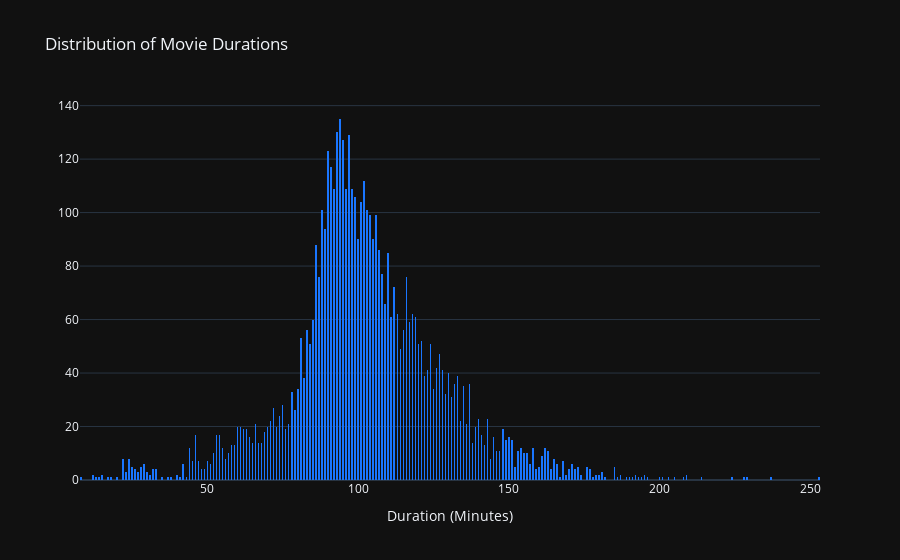

The notebook cell this image was saved under:
### Code cell
# Change the x data to movie['duration']
trace = go.Histogram(
    x=movie['duration'],  # Use movie duration for x-axis
    xbins=dict(size=0.5),
    marker=dict(color='rgb(26, 118, 255)')
)

layout = go.Layout(
    template="plotly_dark",  # Dark theme layout
    title='Distribution of Movie Durations',  # Title of the plot
    xaxis=dict(title='Duration (Minutes)')  # X-axis label
)

fig = go.Figure(data=[trace], layout=layout)
fig.show()

### Figure 1 — Plotly figure (JSON) as saved in the notebook; plotly's stock layout.template omitted (floating-point values rounded to 4 significant figures; data arrays with more than 128 entries replaced by an {"elided": "..."} marker saying what was removed)
{"data": [{"marker": {"color": "rgb(26, 118, 255)"}, "type": "histogram", "x": {"elided": "5185 int values"}, "xbins": {"size": 0.5}}], "layout": {"title": {"text": "Distribution of Movie Durations"}, "xaxis": {"title": {"text": "Duration (Minutes)"}}}}
